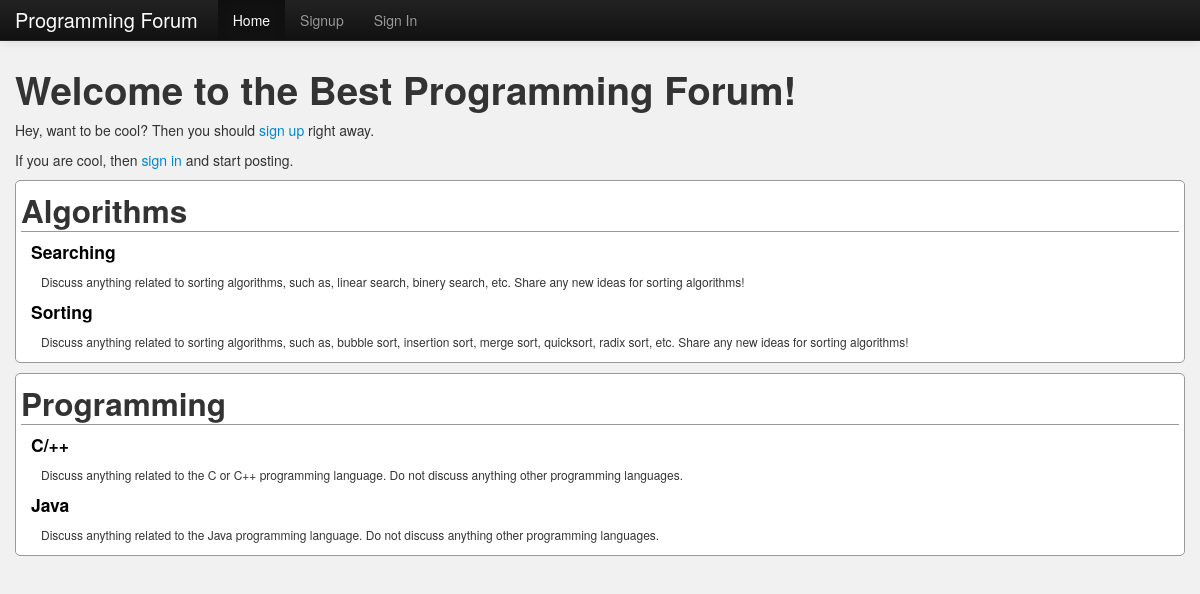
The page / on the database its author committed.
### tables this page shows
CREATE TABLE `section` (
  `sec_id` int(11) NOT NULL AUTO_INCREMENT,
  `sec_name` varchar(50) NOT NULL,
  `sec_date` timestamp NOT NULL DEFAULT CURRENT_TIMESTAMP ON UPDATE CURRENT_TIMESTAMP,
  PRIMARY KEY (`sec_id`)
);

CREATE TABLE `topic` (
  `topic_id` int(11) NOT NULL AUTO_INCREMENT,
  `sec_id` int(11) NOT NULL,
  `topic_name` varchar(50) NOT NULL,
  `topic_date` timestamp NOT NULL DEFAULT CURRENT_TIMESTAMP ON UPDATE CURRENT_TIMESTAMP,
  `topic_desc` text NOT NULL,
  PRIMARY KEY (`topic_id`)
);

### src/index.php (the view, shortened to what this page needs)
<?php
include 'header.php';
?>
	<h1>Welcome to the Best Programming Forum!</h1>
	<p>Hey, want to be cool? Then you should <a href="signup.php">sign up</a> right away.</p>
	<p>If you are cool, then <a href="signin.php">sign in</a> and start posting.</p>
	<?php
		$q_sec = mysql_query("SELECT * FROM section ORDER BY sec_name");
		while( $r_sec = mysql_fetch_array($q_sec) ):
	?>
		<div class="section">
			<h2><?php echo $r_sec['sec_name']; ?></h2>
			<?php
				$q_top = mysql_query("SELECT * FROM topic WHERE sec_id=".$r_sec['sec_id']." ORDER BY topic_name");
				while( $r_top = mysql_fetch_array($q_top) ):
			?>
				<h4><a href="forum.php?id=<?php echo $r_top['topic_id']; ?>"><?php echo $r_top['topic_name']; ?></a></h4>
				<p><?php echo $r_top['topic_desc']; ?></p>
			<?php endwhile; ?>
		</div>
	<?php endwhile; ?>
<?php
include 'footer.php';
?>

### src/header.php (shortened to what this page needs)
<!DOCTYPE html>
<html lang="en">
  <head>
    <link href="css/bootstrap.css" rel="stylesheet">
	<link href="css/forum.css" rel="stylesheet">
    <link href="css/bootstrap-responsive.css" rel="stylesheet">
  </head>
  <body>
    <div class="navbar navbar-inverse navbar-fixed-top">
      <div class="navbar-inner">
        <div class="container">
          <a class="brand" href="index.php">Programming Forum</a>
          <div class="nav-collapse collapse">
            <ul class="nav">
              <li class="active"><a href="index.php">Home</a></li>
			  <?php
				if(isset($_SESSION['signed_in']) && $_SESSION['signed_in'] == true):
				?>
				<li><a href="editProfile.php">Profile</a></li>
				<li><a href="signout.php">Sign Out</a></li>
				<?php else: ?>
              <li><a href="signup.php">Signup</a></li>
              <li><a href="signin.php">Sign In</a></li>
				<?php endif; ?>
            </ul>
          </div>
        </div>
      </div>
    </div>
    <div class="container">

### src/footer.php (shortened to what this page needs)
 </div>
  </body>
</html>

### src/css/forum.css (style rules this page uses)
body { padding-top: 60px; background-color:#f1f1f1; }
.section { background-color:white; border:1px solid #999; border-radius:5px; margin-bottom:10px; padding-left:5px; padding-right:5px; }
.section h2 { border-bottom:1px solid #999; }
.section h4 a { margin-left:10px; color:black; }
.section p { font-size:12px; margin-left:20px; }

### rows shown on the page
section: sec_name "Algorithms"
topic: topic_name "Searching", topic_desc "Discuss anything related to sorting algorithms, such as, linear search, binery search, etc. Share any new ideas for sorting algorithms!"
topic: topic_name "Sorting", topic_desc "Discuss anything related to sorting algorithms, such as, bubble sort, insertion sort, merge sort, quicksort, radix sort, etc. Share any new ideas for sorting algorithms!"
section: sec_name "Programming"
topic: topic_name "C/++", topic_desc "Discuss anything related to the C or C++ programming language. Do not discuss anything other programming languages."
topic: topic_name "Java", topic_desc "Discuss anything related to the Java programming language. Do not discuss anything other programming languages."
